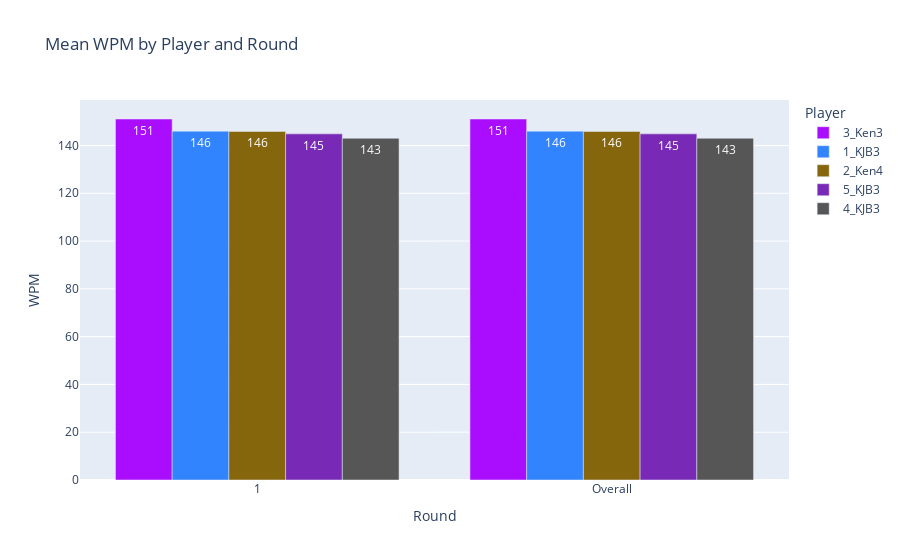

Notebook code for this chart:
### Code cell
fig_mean_wpm_by_player_and_round = px.bar(
    df_mean_wpm_by_player_and_round.sort_values(
'Overall rank', ascending = True), x = 'Round', 
       y = 'WPM', color = 'Player', barmode = 'group',
    color_discrete_sequence = px.colors.qualitative.Alphabet,
    title = 'Mean WPM by Player and Round',
      text_auto = '.0f', hover_data = 'Overall rank')
fig_mean_wpm_by_player_and_round.write_html(
    f'{mp_visualizations_folder}{test_results_name}_Mean_WPM_\
By_Player_And_Round.html',
    include_plotlyjs = 'cdn')
# fig_mean_wpm_by_player_and_round

### Figure 1 — Plotly figure (JSON) as saved in the notebook; plotly's stock layout.template omitted (floating-point values rounded to 4 significant figures)
{"data": [{"alignmentgroup": "True", "customdata": [[1], [1]], "hovertemplate": "Player=3_Ken3<br>Round=%{x}<br>WPM=%{y}<br>Overall rank=%{customdata[0]}<extra></extra>", "legendgroup": "3_Ken3", "marker": {"color": "#AA0DFE", "pattern": {"shape": ""}}, "name": "3_Ken3", "offsetgroup": "3_Ken3", "orientation": "v", "showlegend": true, "textposition": "auto", "texttemplate": "%{y:.0f}", "type": "bar", "x": ["1", "Overall"], "xaxis": "x", "y": [151.1, 151.1], "yaxis": "y"}, {"alignmentgroup": "True", "customdata": [[2], [2]], "hovertemplate": "Player=1_KJB3<br>Round=%{x}<br>WPM=%{y}<br>Overall rank=%{customdata[0]}<extra></extra>", "legendgroup": "1_KJB3", "marker": {"color": "#3283FE", "pattern": {"shape": ""}}, "name": "1_KJB3", "offsetgroup": "1_KJB3", "orientation": "v", "showlegend": true, "textposition": "auto", "texttemplate": "%{y:.0f}", "type": "bar", "x": ["Overall", "1"], "xaxis": "x", "y": [146.0, 146.0], "yaxis": "y"}, {"alignmentgroup": "True", "customdata": [[3], [3]], "hovertemplate": "Player=2_Ken4<br>Round=%{x}<br>WPM=%{y}<br>Overall rank=%{customdata[0]}<extra></extra>", "legendgroup": "2_Ken4", "marker": {"color": "#85660D", "pattern": {"shape": ""}}, "name": "2_Ken4", "offsetgroup": "2_Ken4", "orientation": "v", "showlegend": true, "textposition": "auto", "texttemplate": "%{y:.0f}", "type": "bar", "x": ["Overall", "1"], "xaxis": "x", "y": [145.9, 145.9], "yaxis": "y"}, {"alignmentgroup": "True", "customdata": [[4], [4]], "hovertemplate": "Player=5_KJB3<br>Round=%{x}<br>WPM=%{y}<br>Overall rank=%{customdata[0]}<extra></extra>", "legendgroup": "5_KJB3", "marker": {"color": "#782AB6", "pattern": {"shape": ""}}, "name": "5_KJB3", "offsetgroup": "5_KJB3", "orientation": "v", "showlegend": true, "textposition": "auto", "texttemplate": "%{y:.0f}", "type": "bar", "x": ["1", "Overall"], "xaxis": "x", "y": [144.9, 144.9], "yaxis": "y"}, {"alignmentgroup": "True", "customdata": [[5], [5]], "hovertemplate": "Player=4_KJB3<br>Round=%{x}<br>WPM=%{y}<br>Overall rank=%{customdata[0]}<extra></extra>", "legendgroup": "4_KJB3", "marker": {"color": "#565656", "pattern": {"shape": ""}}, "name": "4_KJB3", "offsetgroup": "4_KJB3", "orientation": "v", "showlegend": true, "textposition": "auto", "texttemplate": "%{y:.0f}", "type": "bar", "x": ["1", "Overall"], "xaxis": "x", "y": [143.0, 143.0], "yaxis": "y"}], "layout": {"barmode": "group", "legend": {"title": {"text": "Player"}, "tracegroupgap": 0}, "title": {"text": "Mean WPM by Player and Round"}, "xaxis": {"anchor": "y", "domain": [0, 1], "title": {"text": "Round"}}, "yaxis": {"anchor": "x", "domain": [0, 1], "title": {"text": "WPM"}}}}
